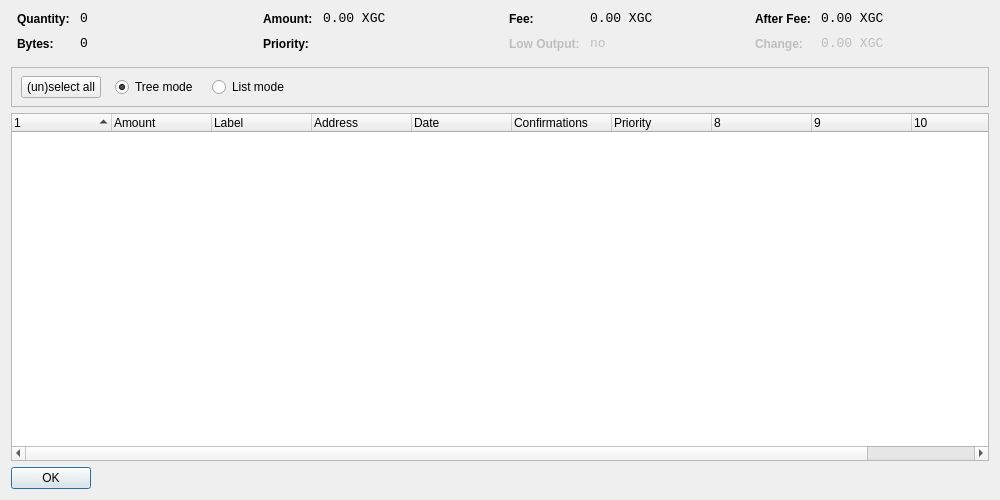
<?xml version="1.0" encoding="UTF-8"?>
<ui version="4.0">
 <class>CoinControlDialog</class>
 <widget class="QDialog" name="CoinControlDialog">
  <property name="geometry">
   <rect>
    <x>0</x>
    <y>0</y>
    <width>1000</width>
    <height>500</height>
   </rect>
  </property>
  <property name="windowTitle">
   <string>Coin Control</string>
  </property>
  <layout class="QVBoxLayout" name="verticalLayout">
   <item>
    <layout class="QHBoxLayout" name="horizontalLayoutTop" stretch="0,0,0,0">
     <property name="topMargin">
      <number>0</number>
     </property>
     <property name="bottomMargin">
      <number>10</number>
     </property>
     <item>
      <layout class="QFormLayout" name="formLayoutCoinControl1">
       <property name="horizontalSpacing">
        <number>10</number>
       </property>
       <property name="verticalSpacing">
        <number>10</number>
       </property>
       <property name="leftMargin">
        <number>6</number>
       </property>
       <property name="rightMargin">
        <number>6</number>
       </property>
       <item row="0" column="0">
        <widget class="QLabel" name="labelCoinControlQuantityText">
         <property name="styleSheet">
          <string notr="true">font-weight:bold;</string>
         </property>
         <property name="text">
          <string>Quantity:</string>
         </property>
        </widget>
       </item>
       <item row="0" column="1">
        <widget class="QLabel" name="labelCoinControlQuantity">
         <property name="font">
          <font>
           <family>Monospace</family>
           <pointsize>10</pointsize>
          </font>
         </property>
         <property name="cursor">
          <cursorShape>IBeamCursor</cursorShape>
         </property>
         <property name="contextMenuPolicy">
          <enum>Qt::ActionsContextMenu</enum>
         </property>
         <property name="text">
          <string notr="true">0</string>
         </property>
         <property name="textInteractionFlags">
          <set>Qt::LinksAccessibleByMouse|Qt::TextSelectableByKeyboard|Qt::TextSelectableByMouse</set>
         </property>
        </widget>
       </item>
       <item row="1" column="0">
        <widget class="QLabel" name="labelCoinControlBytesText">
         <property name="styleSheet">
          <string notr="true">font-weight:bold;</string>
         </property>
         <property name="text">
          <string>Bytes:</string>
         </property>
        </widget>
       </item>
       <item row="1" column="1">
        <widget class="QLabel" name="labelCoinControlBytes">
         <property name="font">
          <font>
           <family>Monospace</family>
           <pointsize>10</pointsize>
          </font>
         </property>
         <property name="cursor">
          <cursorShape>IBeamCursor</cursorShape>
         </property>
         <property name="contextMenuPolicy">
          <enum>Qt::ActionsContextMenu</enum>
         </property>
         <property name="text">
          <string notr="true">0</string>
         </property>
         <property name="textInteractionFlags">
          <set>Qt::LinksAccessibleByMouse|Qt::TextSelectableByKeyboard|Qt::TextSelectableByMouse</set>
         </property>
        </widget>
       </item>
      </layout>
     </item>
     <item>
      <layout class="QFormLayout" name="formLayoutCoinControl2">
       <property name="horizontalSpacing">
        <number>10</number>
       </property>
       <property name="verticalSpacing">
        <number>10</number>
       </property>
       <property name="leftMargin">
        <number>6</number>
       </property>
       <property name="rightMargin">
        <number>6</number>
       </property>
       <item row="0" column="0">
        <widget class="QLabel" name="labelCoinControlAmountText">
         <property name="styleSheet">
          <string notr="true">font-weight:bold;</string>
         </property>
         <property name="text">
          <string>Amount:</string>
         </property>
        </widget>
       </item>
       <item row="0" column="1">
        <widget class="QLabel" name="labelCoinControlAmount">
         <property name="font">
          <font>
           <family>Monospace</family>
           <pointsize>10</pointsize>
          </font>
         </property>
         <property name="cursor">
          <cursorShape>IBeamCursor</cursorShape>
         </property>
         <property name="contextMenuPolicy">
          <enum>Qt::ActionsContextMenu</enum>
         </property>
         <property name="text">
          <string notr="true">0.00 XGC</string>
         </property>
         <property name="textInteractionFlags">
          <set>Qt::LinksAccessibleByMouse|Qt::TextSelectableByKeyboard|Qt::TextSelectableByMouse</set>
         </property>
        </widget>
       </item>
       <item row="1" column="0">
        <widget class="QLabel" name="labelCoinControlPriorityText">
         <property name="styleSheet">
          <string notr="true">font-weight:bold;</string>
         </property>
         <property name="text">
          <string>Priority:</string>
         </property>
        </widget>
       </item>
       <item row="1" column="1">
        <widget class="QLabel" name="labelCoinControlPriority">
         <property name="font">
          <font>
           <family>Monospace</family>
           <pointsize>10</pointsize>
          </font>
         </property>
         <property name="cursor">
          <cursorShape>IBeamCursor</cursorShape>
         </property>
         <property name="contextMenuPolicy">
          <enum>Qt::ActionsContextMenu</enum>
         </property>
         <property name="text">
          <string/>
         </property>
         <property name="textInteractionFlags">
          <set>Qt::LinksAccessibleByMouse|Qt::TextSelectableByKeyboard|Qt::TextSelectableByMouse</set>
         </property>
        </widget>
       </item>
      </layout>
     </item>
     <item>
      <layout class="QFormLayout" name="formLayoutCoinControl3">
       <property name="horizontalSpacing">
        <number>10</number>
       </property>
       <property name="verticalSpacing">
        <number>10</number>
       </property>
       <property name="leftMargin">
        <number>6</number>
       </property>
       <property name="rightMargin">
        <number>6</number>
       </property>
       <item row="0" column="0">
        <widget class="QLabel" name="labelCoinControlFeeText">
         <property name="styleSheet">
          <string notr="true">font-weight:bold;</string>
         </property>
         <property name="text">
          <string>Fee:</string>
         </property>
        </widget>
       </item>
       <item row="0" column="1">
        <widget class="QLabel" name="labelCoinControlFee">
         <property name="font">
          <font>
           <family>Monospace</family>
           <pointsize>10</pointsize>
          </font>
         </property>
         <property name="cursor">
          <cursorShape>IBeamCursor</cursorShape>
         </property>
         <property name="contextMenuPolicy">
          <enum>Qt::ActionsContextMenu</enum>
         </property>
         <property name="text">
          <string notr="true">0.00 XGC</string>
         </property>
         <property name="textInteractionFlags">
          <set>Qt::LinksAccessibleByMouse|Qt::TextSelectableByKeyboard|Qt::TextSelectableByMouse</set>
         </property>
        </widget>
       </item>
       <item row="1" column="0">
        <widget class="QLabel" name="labelCoinControlLowOutputText">
         <property name="enabled">
          <bool>false</bool>
         </property>
         <property name="styleSheet">
          <string notr="true">font-weight:bold;</string>
         </property>
         <property name="text">
          <string>Low Output:</string>
         </property>
        </widget>
       </item>
       <item row="1" column="1">
        <widget class="QLabel" name="labelCoinControlLowOutput">
         <property name="enabled">
          <bool>false</bool>
         </property>
         <property name="font">
          <font>
           <family>Monospace</family>
           <pointsize>10</pointsize>
          </font>
         </property>
         <property name="cursor">
          <cursorShape>IBeamCursor</cursorShape>
         </property>
         <property name="contextMenuPolicy">
          <enum>Qt::ActionsContextMenu</enum>
         </property>
         <property name="text">
          <string notr="true">no</string>
         </property>
         <property name="textInteractionFlags">
          <set>Qt::LinksAccessibleByMouse|Qt::TextSelectableByKeyboard|Qt::TextSelectableByMouse</set>
         </property>
        </widget>
       </item>
      </layout>
     </item>
     <item>
      <layout class="QFormLayout" name="formLayoutCoinControl4">
       <property name="horizontalSpacing">
        <number>10</number>
       </property>
       <property name="verticalSpacing">
        <number>10</number>
       </property>
       <property name="leftMargin">
        <number>6</number>
       </property>
       <property name="rightMargin">
        <number>6</number>
       </property>
       <item row="0" column="0">
        <widget class="QLabel" name="labelCoinControlAfterFeeText">
         <property name="styleSheet">
          <string notr="true">font-weight:bold;</string>
         </property>
         <property name="text">
          <string>After Fee:</string>
         </property>
        </widget>
       </item>
       <item row="0" column="1">
        <widget class="QLabel" name="labelCoinControlAfterFee">
         <property name="font">
          <font>
           <family>Monospace</family>
           <pointsize>10</pointsize>
          </font>
         </property>
         <property name="cursor">
          <cursorShape>IBeamCursor</cursorShape>
         </property>
         <property name="contextMenuPolicy">
          <enum>Qt::ActionsContextMenu</enum>
         </property>
         <property name="text">
          <string notr="true">0.00 XGC</string>
         </property>
         <property name="textInteractionFlags">
          <set>Qt::LinksAccessibleByMouse|Qt::TextSelectableByKeyboard|Qt::TextSelectableByMouse</set>
         </property>
        </widget>
       </item>
       <item row="1" column="0">
        <widget class="QLabel" name="labelCoinControlChangeText">
         <property name="enabled">
          <bool>false</bool>
         </property>
         <property name="styleSheet">
          <string notr="true">font-weight:bold;</string>
         </property>
         <property name="text">
          <string>Change:</string>
         </property>
        </widget>
       </item>
       <item row="1" column="1">
        <widget class="QLabel" name="labelCoinControlChange">
         <property name="enabled">
          <bool>false</bool>
         </property>
         <property name="font">
          <font>
           <family>Monospace</family>
           <pointsize>10</pointsize>
          </font>
         </property>
         <property name="cursor">
          <cursorShape>IBeamCursor</cursorShape>
         </property>
         <property name="contextMenuPolicy">
          <enum>Qt::ActionsContextMenu</enum>
         </property>
         <property name="text">
          <string notr="true">0.00 XGC</string>
         </property>
         <property name="textInteractionFlags">
          <set>Qt::LinksAccessibleByMouse|Qt::TextSelectableByKeyboard|Qt::TextSelectableByMouse</set>
         </property>
        </widget>
       </item>
      </layout>
     </item>
    </layout>
   </item>
   <item>
    <widget class="QFrame" name="frame">
     <property name="minimumSize">
      <size>
       <width>0</width>
       <height>40</height>
      </size>
     </property>
     <property name="frameShape">
      <enum>QFrame::StyledPanel</enum>
     </property>
     <property name="frameShadow">
      <enum>QFrame::Sunken</enum>
     </property>
     <widget class="QWidget" name="horizontalLayoutWidget">
      <property name="geometry">
       <rect>
        <x>10</x>
        <y>0</y>
        <width>781</width>
        <height>41</height>
       </rect>
      </property>
      <layout class="QHBoxLayout" name="horizontalLayoutPanel" stretch="0,0,0,0,0">
       <property name="spacing">
        <number>14</number>
       </property>
       <item>
        <widget class="QPushButton" name="pushButtonSelectAll">
         <property name="sizePolicy">
          <sizepolicy hsizetype="Maximum" vsizetype="Fixed">
           <horstretch>0</horstretch>
           <verstretch>0</verstretch>
          </sizepolicy>
         </property>
         <property name="text">
          <string>(un)select all</string>
         </property>
        </widget>
       </item>
       <item>
        <widget class="QRadioButton" name="radioTreeMode">
         <property name="sizePolicy">
          <sizepolicy hsizetype="Maximum" vsizetype="Fixed">
           <horstretch>0</horstretch>
           <verstretch>0</verstretch>
          </sizepolicy>
         </property>
         <property name="text">
          <string>Tree mode</string>
         </property>
         <property name="checked">
          <bool>true</bool>
         </property>
        </widget>
       </item>
       <item>
        <widget class="QRadioButton" name="radioListMode">
         <property name="sizePolicy">
          <sizepolicy hsizetype="Maximum" vsizetype="Fixed">
           <horstretch>0</horstretch>
           <verstretch>0</verstretch>
          </sizepolicy>
         </property>
         <property name="text">
          <string>List mode</string>
         </property>
        </widget>
       </item>
       <item>
        <spacer name="horizontalSpacer">
         <property name="orientation">
          <enum>Qt::Horizontal</enum>
         </property>
         <property name="sizeHint" stdset="0">
          <size>
           <width>40</width>
           <height>20</height>
          </size>
         </property>
        </spacer>
       </item>
      </layout>
     </widget>
    </widget>
   </item>
   <item>
    <widget class="CoinControlTreeWidget" name="treeWidget">
     <property name="contextMenuPolicy">
      <enum>Qt::CustomContextMenu</enum>
     </property>
     <property name="sortingEnabled">
      <bool>false</bool>
     </property>
     <property name="columnCount">
      <number>11</number>
     </property>
     <attribute name="headerShowSortIndicator" stdset="0">
      <bool>true</bool>
     </attribute>
     <attribute name="headerStretchLastSection">
      <bool>false</bool>
     </attribute>
     <column>
      <property name="text">
       <string/>
      </property>
     </column>
     <column>
      <property name="text">
       <string>Amount</string>
      </property>
     </column>
     <column>
      <property name="text">
       <string>Label</string>
      </property>
     </column>
     <column>
      <property name="text">
       <string>Address</string>
      </property>
     </column>
     <column>
      <property name="text">
       <string>Date</string>
      </property>
     </column>
     <column>
      <property name="text">
       <string>Confirmations</string>
      </property>
      <property name="toolTip">
       <string>Confirmed</string>
      </property>
     </column>
     <column>
      <property name="text">
       <string>Priority</string>
      </property>
     </column>
     <column>
      <property name="text">
       <string/>
      </property>
     </column>
     <column>
      <property name="text">
       <string/>
      </property>
     </column>
     <column>
      <property name="text">
       <string/>
      </property>
     </column>
     <column>
      <property name="text">
       <string/>
      </property>
     </column>
    </widget>
   </item>
   <item>
    <widget class="QDialogButtonBox" name="buttonBox">
     <property name="sizePolicy">
      <sizepolicy hsizetype="Maximum" vsizetype="Fixed">
       <horstretch>0</horstretch>
       <verstretch>0</verstretch>
      </sizepolicy>
     </property>
     <property name="orientation">
      <enum>Qt::Horizontal</enum>
     </property>
     <property name="standardButtons">
      <set>QDialogButtonBox::Ok</set>
     </property>
    </widget>
   </item>
  </layout>
 </widget>
 <customwidgets>
  <customwidget>
   <class>CoinControlTreeWidget</class>
   <extends>QTreeWidget</extends>
   <header>coincontroltreewidget.h</header>
  </customwidget>
 </customwidgets>
 <resources/>
 <connections/>
</ui>
